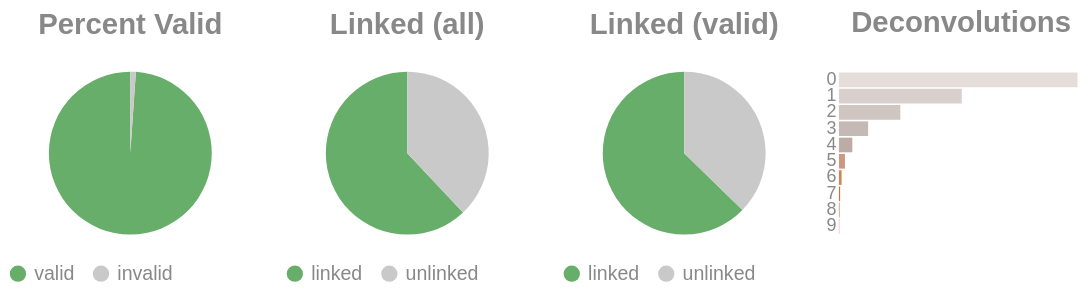

Notebook cell for this chart:
### Code cell
if SKIPLR:
    pass
else:
    clash = Counter()
    for i in valids['molecule'].to_list():
        _mol = i.split("-")
        if len(_mol) == 1:
            clash.update('0')
        else:
            clash.update(_mol[-1])

    _d = {"deconvolutions": [], 'count': []}
    for k,v in clash.items():
        _d['deconvolutions'].append(k)
        _d['count'].append(v)

    tot_valid = valids['reads'].sum()
    mask = valids['reads'] >= 2
    n_linked_reads = valids.filter(mask)['reads'].sum()
    if n_linked_reads == 0:
        print_html("No linked molecules (>=2 reads) were detected; skipping linked-only distributions.")
        SKIPLR = True
    else:
        perc_valid = round(tot_valid / n_reads, 4)
        linked_perc_abs = round(n_linked_reads / n_reads, 4)
        linked_perc = round(n_linked_reads / tot_valid, 4)

    _valid = pl.DataFrame({"valids": ['valid', 'invalid'], "count": [tot_valid, n_reads - tot_valid]})
    _linked_abs = pl.DataFrame({"linked (absolute)": ['linked', 'unlinked'], "count": [n_linked_reads, n_reads - n_linked_reads]})
    _linked_rel = pl.DataFrame({"linked (valids)": ['linked', 'unlinked'], "count": [n_linked_reads, tot_valid - n_linked_reads]})

    (
        alt.hconcat(
            piechart(_valid, goodval = 'valid', title = "Percent Valid"),
            piechart(_linked_abs, goodval = "linked", title =  "Linked (all)"),
            piechart(_linked_rel, goodval = "linked", title =  "Linked (valid)"),
            convolutionbar(pl.DataFrame(_d), title = "Deconvolutions"),
            center = True,
            bounds = 'flush'
        )
        .resolve_scale(color='independent')
        .resolve_legend('independent')
        .properties(usermeta={'embedOptions': {"actions": False}})
    ).display()

### Figure 1 — Vega-Lite specification as saved in the notebook (floating-point values rounded to 4 significant figures)
{"width": "container", "height": 400, "config": {"title": {"anchor": "start", "dy": -15, "fontSize": 18, "color": "#888888", "subtitleColor": "#888888", "subtitleFontSize": 14}, "arc": {"fill": "#0072B2"}, "axis": {"domainColor": "#888888", "domainWidth": 0.5, "gridWidth": 0.2, "grid": false, "titleFontWeight": 400, "titleFontSize": 15, "labelFontSize": 11, "labelColor": "#888888", "tickColor": "#888888", "tickWidth": 0.2, "titleColor": "#888888"}, "axisBand": {"grid": false}, "axisX": {"grid": true, "tickSize": 10, "domainCap": "round"}, "axisY": {"domain": false, "grid": true, "tickSize": 0, "domainCap": "round"}, "background": "transparent", "header": {"labelFontSize": 15, "labelColor": "#888888", "titleFontSize": 15, "titleFontWeight": 600, "titleColor": "#888888"}, "legend": {"labelFont": "sans-serif", "labelFontSize": 12, "labelColor": "#888888", "symbolSize": 100, "symbolType": "circle", "titleFontSize": 12, "titlePadding": 10, "titleColor": "#888888", "title": null}, "range": {"category": ["#E69F00", "#56B4E9", "#009E73", "#F0E442", "#0072B2", "#D55E00", "#CC79A7", "#000000"], "diverging": ["#cfe8f3", "#a2d4ec", "#73bfe2", "#46abdb", "#1696d2", "#12719e"]}, "area": {"fill": "#0072B2", "fillOpacity": 0.7, "line": true, "strokeOpacity": 0.7}, "line": {"color": "#0072B2", "stroke": "#0072B2", "strokeWidth": 2}, "trail": {"color": "#0072B2", "stroke": "#0072B2", "strokeWidth": 0, "size": 1}, "point": {"filled": true, "fillOpacity": 1.0, "size": 95}, "text": {"color": "#888888", "fontSize": 11, "align": "right", "fontWeight": 400, "size": 11}, "bar": {"fill": "#0072B2", "stroke": null}, "view": {"stroke": null, "continuousWidth": 660, "continuousHeight": 400}}, "hconcat": [{"data": {"name": "data-1a63cee69ad9712ede7a2239c8d274b3"}, "mark": {"type": "arc"}, "encoding": {"color": {"field": "valids", "legend": {"orient": "bottom", "title": null}, "scale": {"domain": ["valid", "invalid"], "range": ["#68ae6b", "#C9C9C9"]}, "title": "Valids", "type": "nominal"}, "theta": {"field": "count", "type": "quantitative"}, "tooltip": [{"field": "valids", "title": "Valids", "type": "ordinal"}, {"field": "percent", "format": ".2%", "title": "Percent", "type": "quantitative"}, {"field": "count", "title": "Count", "type": "quantitative"}]}, "height": 100, "title": {"text": "Percent Valid", "align": "center", "anchor": "middle"}, "transform": [{"calculate": "datum.count / 2083116", "as": "percent"}], "width": 150}, {"data": {"name": "data-ab19d21f8765dd30af40fd67ac2c380a"}, "mark": {"type": "arc"}, "encoding": {"color": {"field": "linked (absolute)", "legend": {"orient": "bottom", "title": null}, "scale": {"domain": ["linked", "unlinked"], "range": ["#68ae6b", "#C9C9C9"]}, "title": "Linked (Absolute)", "type": "nominal"}, "theta": {"field": "count", "type": "quantitative"}, "tooltip": [{"field": "linked (absolute)", "title": "Linked (Absolute)", "type": "ordinal"}, {"field": "percent", "format": ".2%", "title": "Percent", "type": "quantitative"}, {"field": "count", "title": "Count", "type": "quantitative"}]}, "height": 100, "title": {"text": "Linked (all)", "align": "center", "anchor": "middle"}, "transform": [{"calculate": "datum.count / 2083116", "as": "percent"}], "width": 150}, {"data": {"name": "data-431f2fc463abd97b5ba876a20c7c70f4"}, "mark": {"type": "arc"}, "encoding": {"color": {"field": "linked (valids)", "legend": {"orient": "bottom", "title": null}, "scale": {"domain": ["linked", "unlinked"], "range": ["#68ae6b", "#C9C9C9"]}, "title": "Linked (Valids)", "type": "nominal"}, "theta": {"field": "count", "type": "quantitative"}, "tooltip": [{"field": "linked (valids)", "title": "Linked (Valids)", "type": "ordinal"}, {"field": "percent", "format": ".2%", "title": "Percent", "type": "quantitative"}, {"field": "count", "title": "Count", "type": "quantitative"}]}, "height": 100, "title": {"text": "Linked (valid)", "align": "center", "anchor": "middle"}, "transform": [{"calculate": "datum.count / 2060515", "as": "percent"}], "width": 150}, {"data": {"name": "data-def3fae61e11dd9cb2eed1f37847e45f"}, "mark": {"type": "bar"}, "encoding": {"color": {"field": "deconvolutions", "legend": null, "scale": {"scheme": "lightgreyred"}, "type": "nominal"}, "tooltip": [{"field": "deconvolutions", "title": "Deconvolutions", "type": "ordinal"}, {"field": "percent", "format": ".2%", "title": "Percent", "type": "quantitative"}, {"field": "count", "title": "Count", "type": "quantitative"}], "x": {"axis": null, "field": "count", "type": "quantitative"}, "y": {"field": "deconvolutions", "sort": "ascending", "title": null, "type": "nominal"}}, "height": 100, "title": {"text": "Deconvolutions", "align": "center", "anchor": "middle"}, "transform": [{"calculate": "datum.count / 1168912", "as": "percent"}], "width": 150}], "bounds": "flush", "center": true, "resolve": {"legend": {"angle": "independent"}, "scale": {"color": "independent"}}, "usermeta": {"embedOptions": {"actions": false}}, "$schema": "https://vega.github.io/schema/vega-lite/v6.4.1.json", "datasets": {"data-1a63cee69ad9712ede7a2239c8d274b3": [{"valids": "valid", "count": 2060515}, {"valids": "invalid", "count": 22601}], "data-ab19d21f8765dd30af40fd67ac2c380a": [{"linked (absolute)": "linked", "count": 1291704}, {"linked (absolute)": "unlinked", "count": 791412}], "data-431f2fc463abd97b5ba876a20c7c70f4": [{"linked (valids)": "linked", "count": 1291704}, {"linked (valids)": "unlinked", "count": 768811}], "data-def3fae61e11dd9cb2eed1f37847e45f": [{"deconvolutions": "0", "count": 585923}, {"deconvolutions": "1", "count": 301656}, {"deconvolutions": "2", "count": 150740}, {"deconvolutions": "3", "count": 71670}, {"deconvolutions": "4", "count": 32866}, {"deconvolutions": "5", "count": 14722}, {"deconvolutions": "6", "count": 6543}, {"deconvolutions": "7", "count": 2916}, {"deconvolutions": "8", "count": 1291}, {"deconvolutions": "9", "count": 585}]}}
